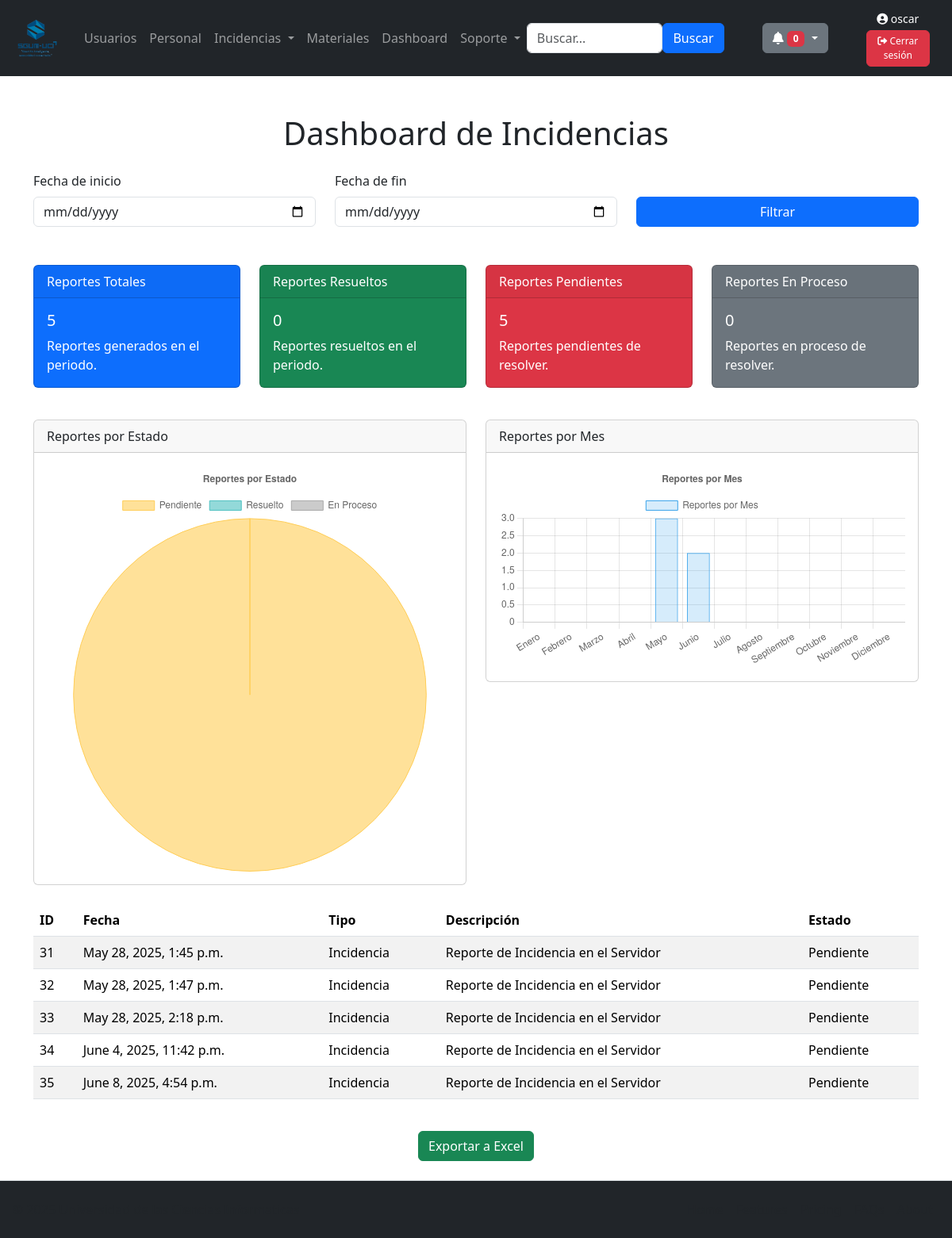
Before: /reportes/ (signed in) with the older database file.
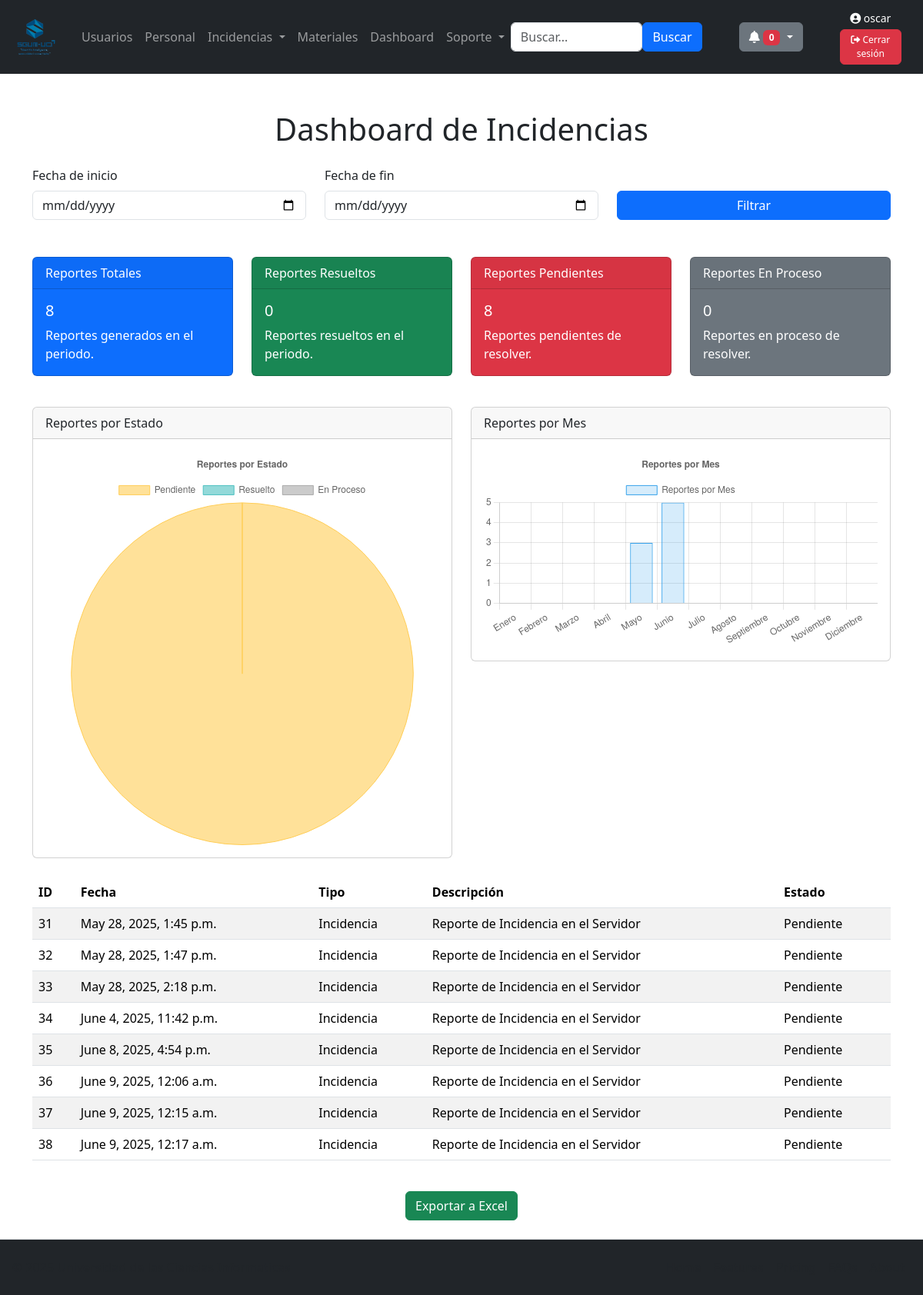
After: the same page with the newer database file.
### usuarios/models.py (models this page shows)
class Reporte(models.Model):
    fecha = models.DateTimeField()
    descripcion = models.TextField()
    estado = models.CharField(max_length=50,blank=True)
    reporte_incidencia = models.ForeignKey(Incidencia,on_delete=models.CASCADE,null=True, blank=True)
    reporte_material = models.ForeignKey(Material,on_delete=models.CASCADE,null=True, blank=True)
    @property
    def tipo(self):
        if self.reporte_incidencia is not None:
            return "Incidencia"
        elif self.reporte_material is not None:
            return "Material"
        else:
            return "Sin tipo"

class Incidencia(models.Model):
    PRIORIDAD_CHOICES = [
        ('3', 'Alta'),
        ('2', 'Media'),
        ('1', 'Baja'),
    ]
    TIPO_CHOICES = [
        ('plomeria', 'Plomeria'),
        ('electricidad', 'Electricidad'),
        ('infraestructura', 'Infraestructura'),
        ('mantenimiento_equipos', 'Mantenimiento de Equipos'),
        ('saneamiento', 'Saneamiento'),
        ('seguridad', 'Seguridad'),
        ('jardineria', 'Jardineria'),
        ('agua_potable', 'Sistema de Agua Potable'),
        ('gas', 'Sistema de Gas'),
        ('incendios', 'Sistema de Incendios')
    ]
    ESTADO_CHOICES = [
        ('pendiente', 'Pendiente'),
        ('en_proceso', 'En Proceso'),
        ('resuelto', 'Resuelto'),
    ]
    tipo = models.CharField(max_length=50, choices=TIPO_CHOICES, default='plomeria')
    prioridad = models.CharField(max_length=10, choices=PRIORIDAD_CHOICES, default='media')
    estado = models.CharField(max_length=20, choices=ESTADO_CHOICES, default='pendiente')
    fecha = models.DateTimeField()
    ubicacion = models.CharField(max_length=100)
    descripcion = models.TextField()
    imagen = models.ImageField(upload_to='incidencias/', null=True, blank=True)
    usuario_reporte = models.ForeignKey(User, on_delete=models.CASCADE)
    tecnico_asignado = models.ForeignKey(
        'Personal',
        on_delete=models.SET_NULL,
        null=True,
        blank=True,
        related_name='incidencias_asignadas'
    )

### usuarios/views.py (the view)
# urls.py: path('reportes/',views.reportes,name="reportes"),
@grupo_requerido('almacenero','administrador')
def reportes(request):
    tableReporte = Reporte.objects.all()
    totalReportes = tableReporte.count()
    reporte_resuelto = tableReporte.filter(estado='resuelto').count()
    reporte_pendiente = tableReporte.filter(estado='pendiente').count()
    reporte_enProceso = tableReporte.filter(estado = 'en_proceso').count()
    year = timezone.now().year
    incidencias_por_mes = (
        Incidencia.objects.filter(fecha__year=year)
        .annotate(mes=ExtractMonth('fecha'))
        .values('mes')
        .annotate(cantidad=Count('id'))
        .order_by('mes')
    )
    data = [0] * 12  # Inicializar con ceros
    for item in incidencias_por_mes:
        mes_index = item['mes'] - 1  # Chart.js empieza en 0 = Enero
        data[mes_index] = item['cantidad']
    context = {
        'tableReporte' : tableReporte,
        'totalReportes' : totalReportes,
        'reporte_resuelto' : reporte_resuelto,
        'reporte_pendiente' : reporte_pendiente,
        'reporte_enProceso' : reporte_enProceso,
        'incidencias_data': data,
        'year': year
    }
    return render(request,'all_reportes.html',context)

### usuarios/templatetags/auth_extras.py (called while the page is built)
@register.filter(name='has_groups')
def has_groups(user, group_names):
    return user.groups.filter(name__in=group_names.split(',')).exists()

### usuarios/views.py (called while the page is built)
def grupo_requerido(*nombres_grupos):
    def decorator(view_func):
        @wraps(view_func)
        def wrapper(request, *args, **kwargs):
            if request.user.groups.filter(name__in=nombres_grupos).exists():
                return view_func(request, *args, **kwargs)
            return HttpResponseForbidden("No tienes permiso para acceder")
        return wrapper
    return decorator

### usuarios/templates/all_reportes.html (shortened to what this page needs)
{% extends "master.html" %}
{% load static %}
{% block content %}
<div class="container mt-5">
    <h1 class="text-center mb-4">Dashboard de Incidencias</h1>
    <form id="registroForm" method="post" class="needs-validation" novalidate>
        <div class="row mb-5 align-items-start">
            <div class="col-md-4">
                <label for="fechaInicio" class="form-label">Fecha de inicio</label>
                <input type="date" class="form-control" id="fechaInicio" required>
            </div>
            <div class="col-md-4">
                <label for="fechaFin" class="form-label">Fecha de fin</label>
                <input type="date" class="form-control" id="fechaFin" required>
            </div>
            <div class="col-md-4 mt-auto">
                <button type="submit" class="btn btn-primary w-100">Filtrar</button>
            </div>
        </div>
    </form>
    <div class="row mb-4">
        <div class="col-md-3">
            <div class="card text-white bg-primary mb-3">
                <div class="card-header">Reportes Totales</div>
                <div class="card-body">
                    <h5 class="card-title">{{totalReportes}}</h5>
                    <p class="card-text">Reportes generados en el periodo.</p>
                </div>
            </div>
        </div>
        <div class="col-md-3">
            <div class="card text-white bg-success mb-3">
                <div class="card-header">Reportes Resueltos</div>
                <div class="card-body">
                    <h5 class="card-title">{{reporte_resuelto}}</h5>
                    <p class="card-text">Reportes resueltos en el periodo.</p>
                </div>
            </div>
        </div>
        <div class="col-md-3">
            <div class="card text-white bg-danger mb-3">
                <div class="card-header">Reportes Pendientes</div>
                <div class="card-body">
                    <h5 class="card-title">{{reporte_pendiente}}</h5>
                    <p class="card-text">Reportes pendientes de resolver.</p>
                </div>
            </div>
        </div>
        <div class="col-md-3">
            <div class="card text-white bg-secondary mb-3">
                <div class="card-header">Reportes En Proceso</div>
                <div class="card-body">
                    <h5 class="card-title">{{reporte_enProceso}}</h5>
                    <p class="card-text">Reportes en proceso de resolver.</p>
                </div>
            </div>
        </div>
    </div>
    <div class="row mb-4">
        <div class="col-md-6">
            <div class="card">
                <div class="card-header">Reportes por Estado</div>
                <div class="card-body">
                    <canvas id="estadoChart" width="400" height="200"></canvas>
                </div>
            </div>
        </div>
        <div class="col-md-6">
            <div class="card">
                <div class="card-header">Reportes por Mes</div>
                <div class="card-body">
                    <canvas id="mesChart" width="400" height="200"></canvas>
                </div>
            </div>
        </div>
    </div>
    <div class="table-responsive">
        <table  id="tablaReportes"  class="table table-striped">
            <thead>
                <tr>
                    <th>ID</th>
                    <th>Fecha</th>
                    <th>Tipo</th>
                    <th>Descripción</th>
                    <th>Estado</th>
                </tr>
            </thead>
            <tbody>
                {% for x in tableReporte %}
                <tr>
                    <td>{{x.id}}</td>
                    <td>{{x.fecha}}</td>
                    <td>{{x.tipo}}</td>
                    <td>{{x.descripcion}}</td>
                    <td>{{x.reporte_incidencia.get_estado_display}}</td>
                </tr>
                {%endfor%}
            </tbody>
        </table>
    </div>
    <div class="text-center mt-4">
        <a href="{% url 'exportar_dashboard' %}" class="btn btn-success">Exportar a Excel</a>
    </div>
</div>
<script>
    // Gráfico de Reportes por Estado
    var ctxEstado = document.getElementById('estadoChart').getContext('2d');
    var estadoChart = new Chart(ctxEstado, {
        type: 'pie', // Tipo de gráfico (puede ser 'pie', 'doughnut', etc.)
        data: {
            labels: ['Pendiente', 'Resuelto', 'En Proceso'], // Etiquetas para cada estado
            datasets: [{
                label: 'Reportes por Estado',
                data: [{{ reporte_pendiente }}, {{ reporte_resuelto }}, {{ reporte_enProceso }}], // Datos dinámicos (ejemplo: 30 pendientes, 120 resueltos, 50 en proceso)
    backgroundColor: [
        'rgba(255, 205, 86, 0.6)', // Amarillo para Pendiente
        'rgba(75, 192, 192, 0.6)', // Verde para Resuelto
        'rgba(169, 169, 169, 0.6)' // Gris para En Proceso
    ],
        borderColor: [
            'rgba(255, 205, 86, 1)', // Borde amarillo
            'rgba(75, 192, 192, 1)', // Borde verde
            'rgba(169, 169, 169, 1)' // Borde gris
        ],
            borderWidth: 1 // Ancho del borde
            }]
        },
    options: {
        responsive: true, // Hace que el gráfico sea responsive
            plugins: {
            legend: {
                position: 'top', // Posición de la leyenda
                },
            title: {
                display: true,
                    text: 'Reportes por Estado' // Título del gráfico
            }
        }
    }
    });
    // Gráfico de Reportes por Mes
    var ctxMes = document.getElementById('mesChart').getContext('2d');
    var incidenciasData = {{ incidencias_data| safe }};
    var mesChart = new Chart(ctxMes, {
        type: 'bar',
        data: {
            labels: ['Enero', 'Febrero', 'Marzo', 'Abril', 'Mayo', 'Junio', 'Julio', 'Agosto', 'Septiembre', 'Octubre', 'Noviembre', 'Diciembre'],
            datasets: [{
                label: 'Reportes por Mes',
                data: incidenciasData,
                backgroundColor: 'rgba(54, 162, 235, 0.2)',
                borderColor: 'rgba(54, 162, 235, 1)',
                borderWidth: 1
            }]
        },
        options: {
            responsive: true,
            plugins: {
                legend: {
                    position: 'top',
                },
                title: {
                    display: true,
                    text: 'Reportes por Mes'
                }
            }
        }
    });
</script>
{% endblock %}

### usuarios/templates/master.html (shortened to what this page needs)
{% load static %}
<!DOCTYPE html>
<html lang="en">
<head>
    {% load bootstrap5 %}
    {% bootstrap_css %}
</head>
<body class="d-flex flex-column min-vh-100">
    {%include 'navbar.html' %}
    <div class="flex-grow-1">
    {%block content%}
    {%endblock%}
    </div>
    {%include 'footer.html' %}
</body>
</html>

### usuarios/templates/navbar.html (shortened to what this page needs)
{% load static %}
{% load auth_extras %}
<link href="https://cdnjs.cloudflare.com/ajax/libs/font-awesome/6.0.0-beta3/css/all.min.css" rel="stylesheet">
<nav class="navbar navbar-expand-sm navbar-dark bg-dark">
    <div class="container-fluid">
        <a class="navbar-brand" href="/main">
            <img src="{% static '../static/logoSGUM.png' %}" alt="Avatar Logo" style="width:70px;">
        </a>
        <div class="collapse navbar-collapse" id="mynavbar">
            <ul class="navbar-nav me-auto">
                {% if request.user|has_groups:"administrador" %}
                <li class="nav-item">
                    <a class="nav-link" href="/usuarios">Usuarios</a>
                </li>
                {%endif%}
                {% if request.user|has_groups:"administrador" %}
                <li class="nav-item">
                    <a class="nav-link" href="/personal">Personal</a>
                </li>
                {%endif%}
                <li class="nav-item dropdown">
                    <button type="button" class="btn nav-link dropdown-toggle" data-bs-toggle="dropdown">
                        Incidencias
                    </button>
                </li>
                {% if request.user|has_groups:"almacenero,administrador" %}
                <li class="nav-item">
                    <a class="nav-link" href="/materiales">Materiales</a>
                </li>
                {%endif%}
                {% if request.user|has_groups:"almacenero,administrador" %}
                <li class="nav-item">
                    <a class="nav-link" href="/reportes">Dashboard</a>
                </li>
                {%endif%}
                <li class="nav-item dropdown">
                    <button type="button" class="btn nav-link dropdown-toggle" data-bs-toggle="dropdown">
                        Soporte
                    </button>
                </li>
            </ul>
            <form class="d-flex" method="get">
                <input type="text" name="q" class="form-control" placeholder="Buscar..." value="{{ request.GET.q }}">
                <button class="btn btn-primary" type="submit">Buscar</button>
            </form>
            <div class="dropdown px-5">
                <button class="btn btn-secondary dropdown-toggle" type="button" id="dropdownMenuButton"
                    data-bs-toggle="dropdown" aria-expanded="false">
                    <i class="fas fa-bell"></i>
                    <span class="badge bg-danger" id="notificationCount">0</span>
                </button>
            </div>
            {% if user.is_authenticated %}
    <div class="me-3 d-flex flex-column align-items-center text-white">
        <small><i class="fas fa-user-circle"></i> {{ user.username }}</small>
        <a href="{% url 'logout' %}"
           class="btn btn-danger btn-xs mt-1"
           style="font-size: 0.75rem; padding: 0.25rem 0.5rem;">
            <i class="fas fa-sign-out-alt"></i> Cerrar sesión
        </a>
    </div>
{% else %}
    <a href="{% url 'login' %}"
       class="btn btn-success btn-sm me-3"
       style="font-size: 0.8rem; padding: 0.3rem 0.6rem;">
        <i class="fas fa-sign-in-alt"></i> Iniciar
    </a>
{% endif %}
        </div>
    </div>
</nav>

### usuarios/templates/footer.html
<footer class="d-flex flex-wrap justify-content-between align-items-center py-3 mt-4 px-3 border-top bg-dark">
    <p class="col-md-4 mb-0 text-body-secondary text-light">© 2025 Universidad de las Ciencias Informaticas</p>
    <a href="/" class="col-md-4 d-flex align-items-center justify-content-center mb-3 mb-md-0 me-md-auto link-body-emphasis text-decoration-none">
        <svg class="bi me-2" width="40" height="32"><use xlink:href="#bootstrap"></use></svg>
    </a>
    <ul class="nav col-md-4 justify-content-end">
        <li class="nav-item"><a href="/main" class="nav-link px-2 text-body-secondary">Home</a></li>
        <li class="nav-item"><a href="#" class="nav-link px-2 text-body-secondary">Features</a></li>
        <li class="nav-item"><a href="#" class="nav-link px-2 text-body-secondary">Pricing</a></li>
        <li class="nav-item"><a href="#" class="nav-link px-2 text-body-secondary">FAQs</a></li>
        <li class="nav-item"><a href="#" class="nav-link px-2 text-body-secondary">About</a></li>
    </ul>
</footer>

Changed rows visible on the page:
added Reporte: id "36", fecha "June 9, 2025, 12:06 a.m.", tipo "Incidencia", descripcion "Reporte de Incidencia en el Servidor", reporte_incidencia.estado "Pendiente"
added Reporte: id "37", fecha "June 9, 2025, 12:15 a.m.", tipo "Incidencia", descripcion "Reporte de Incidencia en el Servidor", reporte_incidencia.estado "Pendiente"
added Reporte: id "38", fecha "June 9, 2025, 12:17 a.m.", tipo "Incidencia", descripcion "Reporte de Incidencia en el Servidor", reporte_incidencia.estado "Pendiente"
Other visible differences:
{{ totalReportes }}: "5" → "8"
{{ reporte_pendiente }}: "5" → "8"
chart data {{ incidencias_data| safe }}: [0, 0, 0, 0, 3, 2, 0, 0, 0, 0, 0, 0] → [0, 0, 0, 0, 3, 5, 0, 0, 0, 0, 0, 0]
